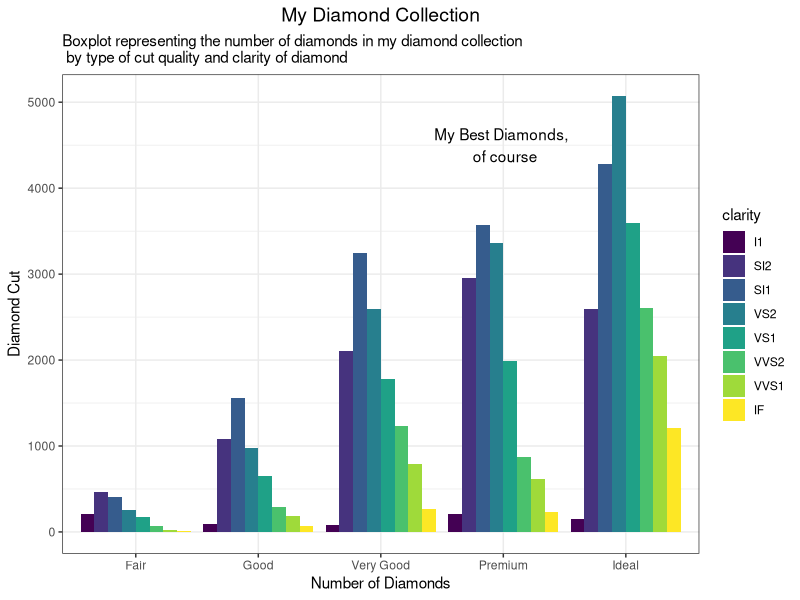
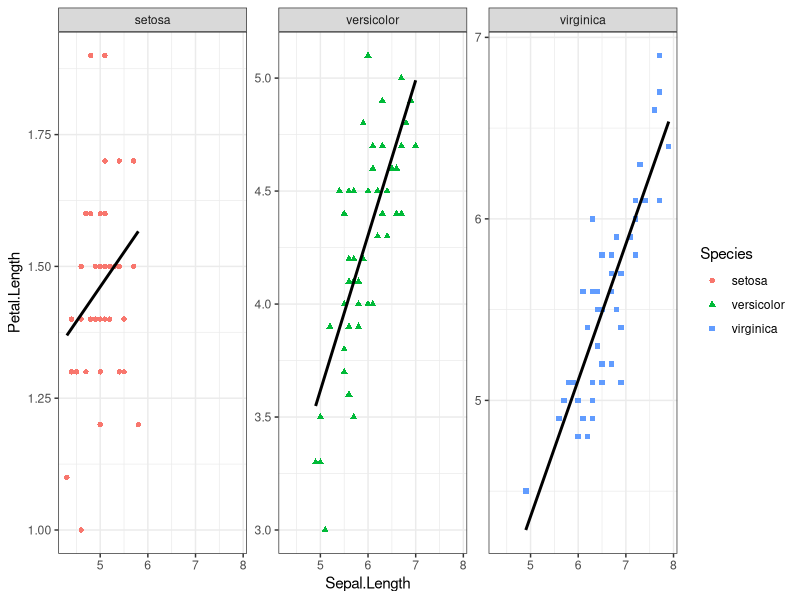
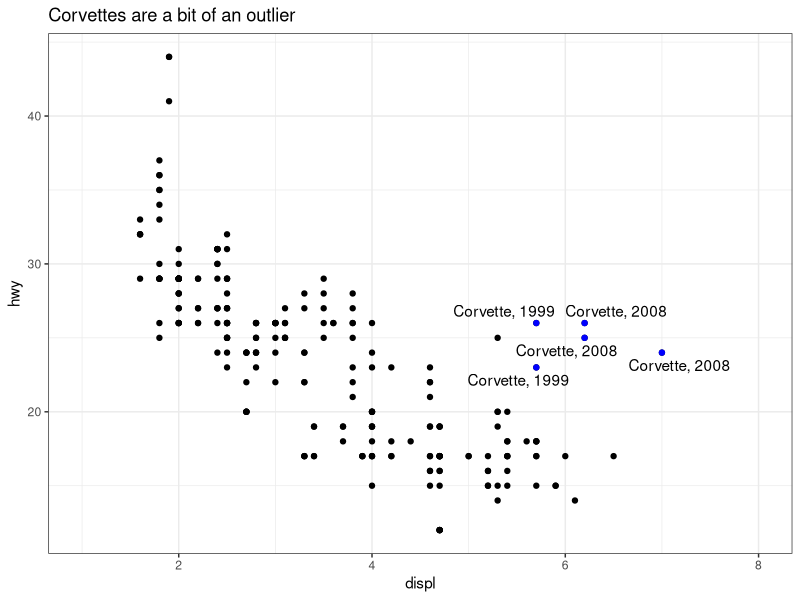
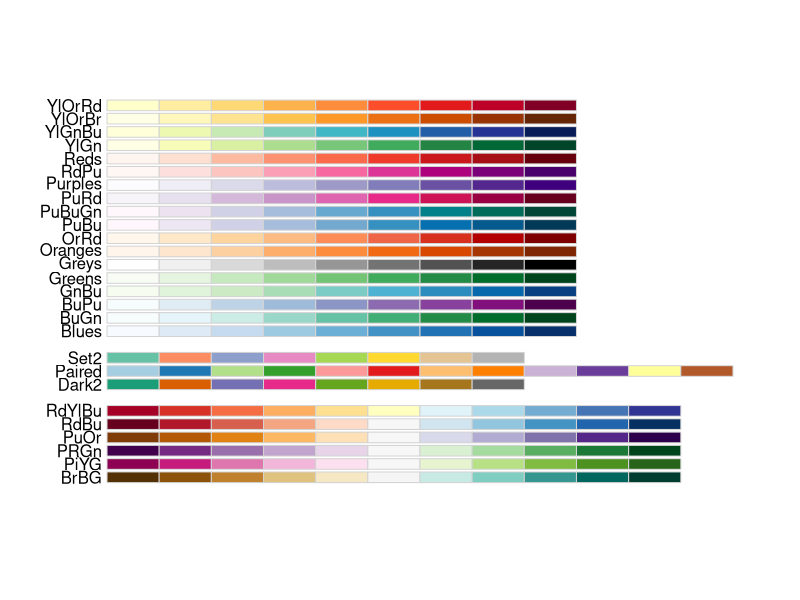
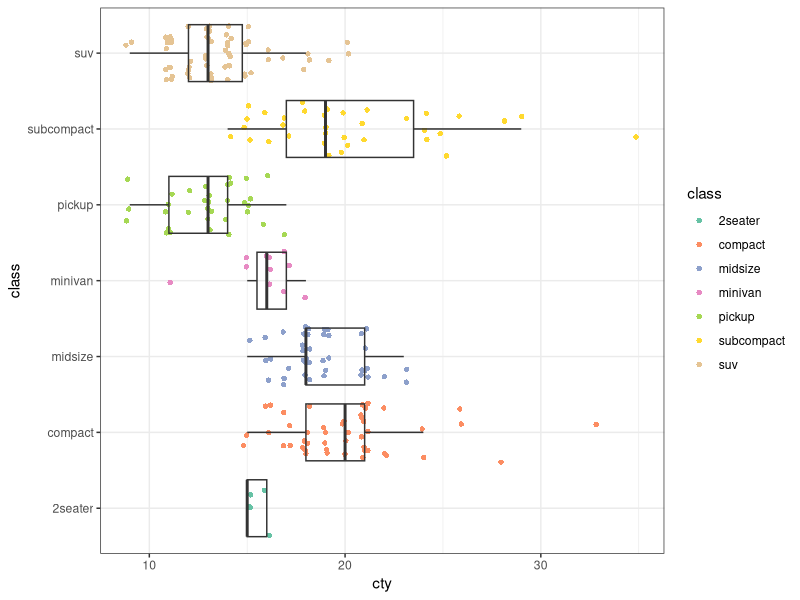

Source code (R) for these figures, in order:
## ---- chunk 1
knitr::opts_chunk$set(echo = FALSE)
## ---- chunk 2
library("ggplot2")
library("magrittr") #so I can do some piping
data("diamonds")
data("mpg")
data("iris")
theme_set(theme_bw()) #I'll give you this one, you can set the theme individually for graphs
#or you can set the theme for all the graphs using theme_set()
#theme_bw() is best theme (IMO)

#for graph 3:
library("ggrepel")


## ---- chunk 3
data("diamonds")
#hint think about the *position* the bars are in...
## ---- chunk 4

ggplot(diamonds, aes(cut)) + 
  geom_bar(aes(fill=clarity), position = "dodge") +
  xlab("Number of Diamonds") +
  ylab("Diamond Cut") +
  ggtitle(label="My Diamond Collection",subtitle="Boxplot representing the number of diamonds in my diamond collection \n by type of cut quality and clarity of diamond") + theme(plot.title = element_text(hjust = 0.5, size = 14)) +
  annotate("text", x=4, y=4500, label= "My Best Diamonds, \n of course")

## ---- chunk 5
data("iris")
## ---- chunk 6

ggplot(iris, mapping = aes(x = Sepal.Length, y = Petal.Length, color = Species, shape =Species)) + 
  geom_point() + 
  geom_smooth(se = F, method ="lm",color = "black")  +
  facet_wrap(~Species, scales="free_y",)
## ---- chunk 7
data("mpg")
corvette <- mpg[mpg$model == "corvette",]
#install
require("ggrepel") #useful for making text annotations better, hint hint
set.seed(42)
## ---- chunk 8
ggplot(mpg,mapping = aes(x = displ, y = hwy)) + 
  geom_point() +
  xlim(1,8)+
  ggtitle(label="Corvettes are a bit of an outlier") +
  geom_point(data=corvette,color="blue") +
  geom_text_repel(data= corvette, aes(label= paste("Corvette,",year)))
## ---- chunk 9
data(mpg)

#hint for the coloring, colorbrewer and you can set palette colors and make your graphs colorblind friendly
library(RColorBrewer)
display.brewer.all(colorblindFriendly = T) #take a look at the colorblindfriendly options
## ---- chunk 10
ggplot(mpg,mapping = aes(x = cty, y = class)) + 
  geom_jitter(shape=16, position=position_jitter(0.2),aes(color=class))+
  geom_boxplot(outlier.shape=NA,fill=NA) +
  scale_color_brewer(palette = "Set2")
